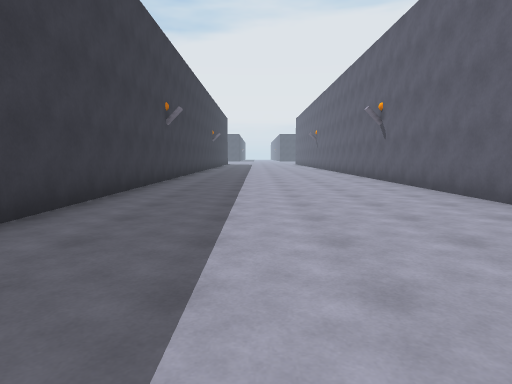
view 1 (above)

21 first-person views from a walk through a scene from a Unity 3-D project. The camera is 1.3 m above the floor, tilts 6° down and sees 75° across. The floor is counted in squares, 2 m on a side. Each view is taken from the middle of a square. On the plan, view 1 faces up. The plan holds only what a view shows up to about 10 squares ahead; the rest is blank. The place goes on beyond the plan. The player is left out.

view 2
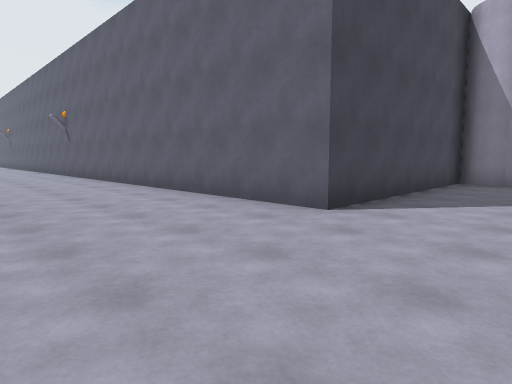

view 3
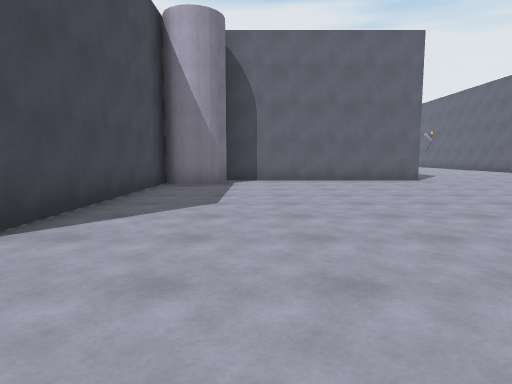

view 4
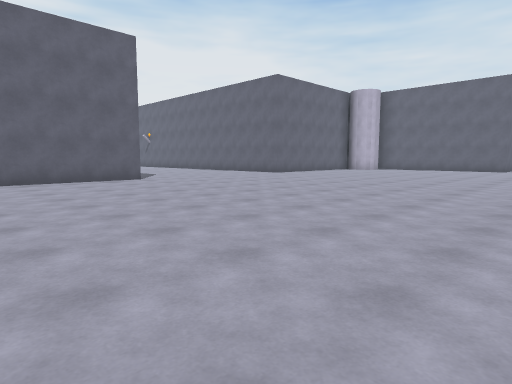

view 5
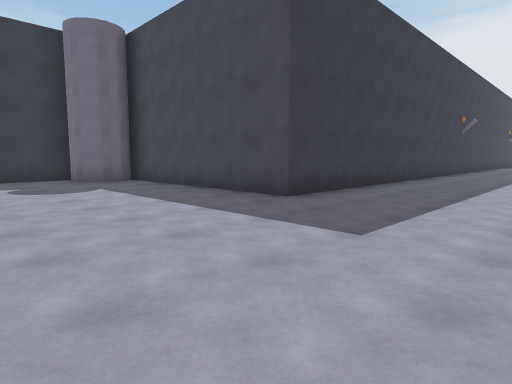

view 6
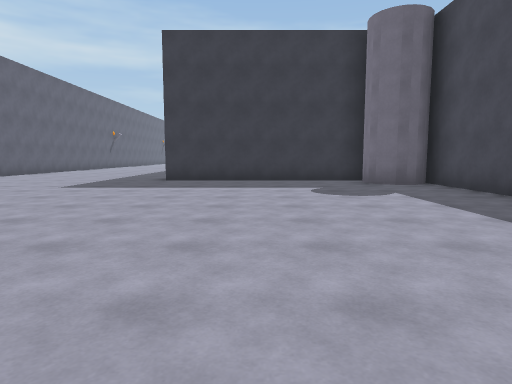

view 7
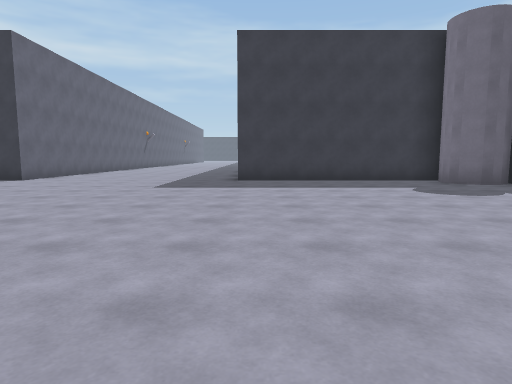

view 8
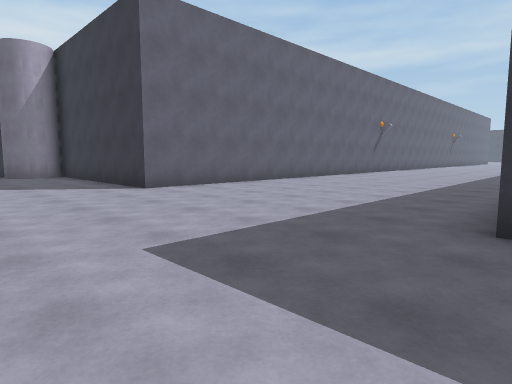

view 9
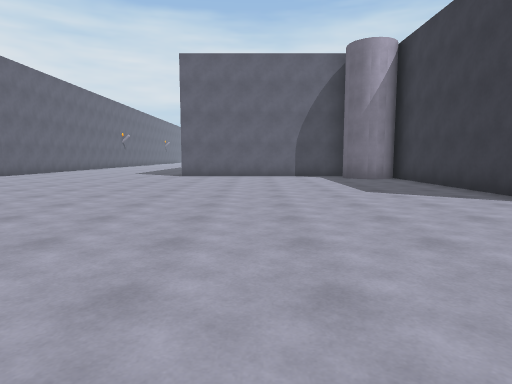

view 10
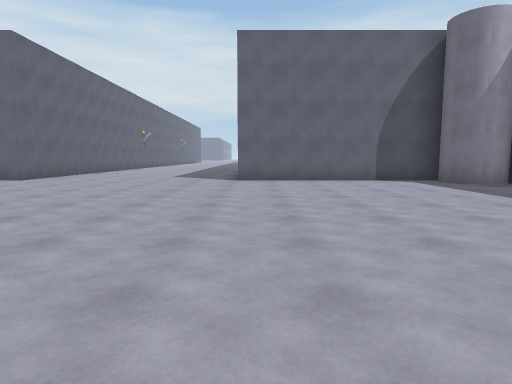

view 11
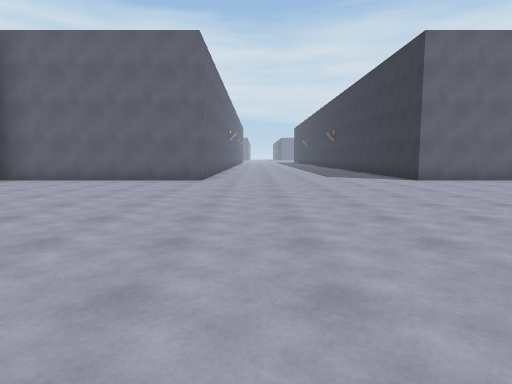

view 12
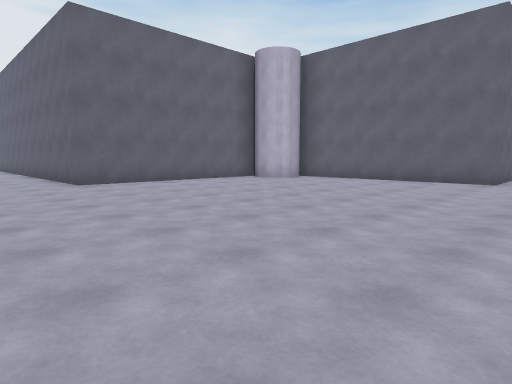

view 13
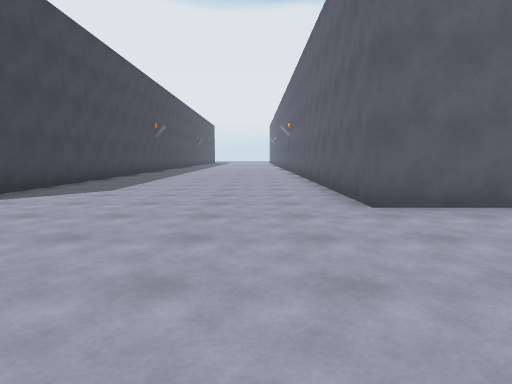

view 14
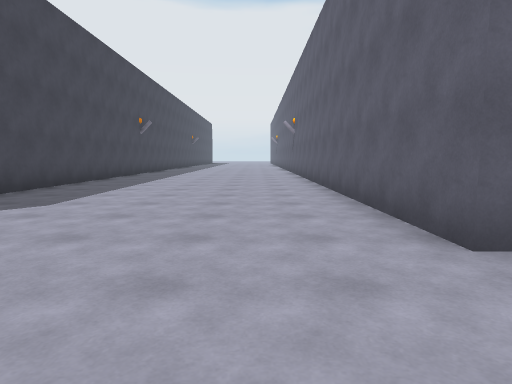

view 15
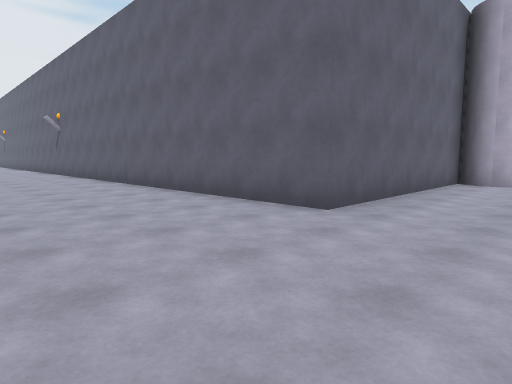

view 16
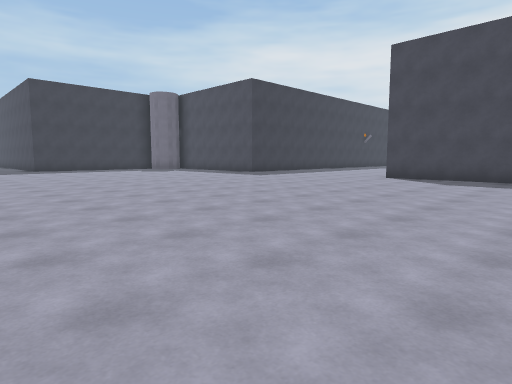

view 17
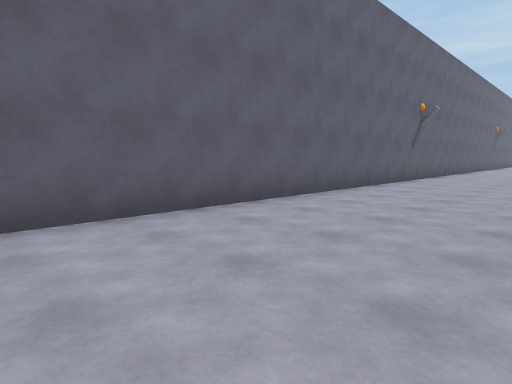

view 18
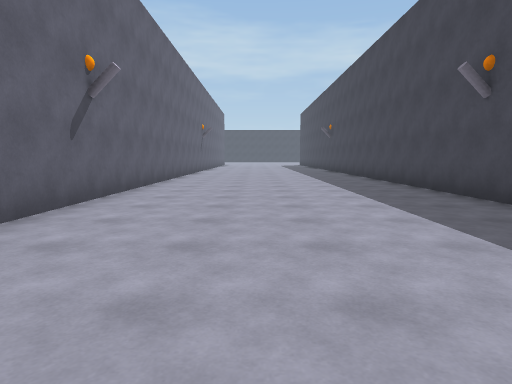

view 19
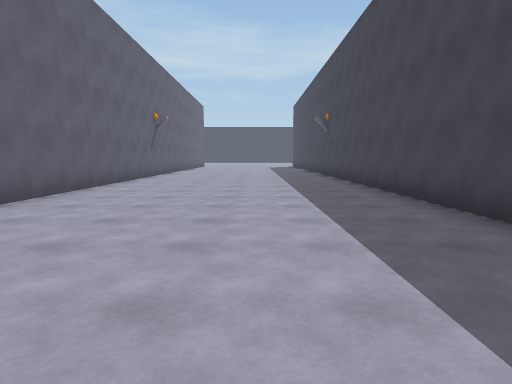

view 20
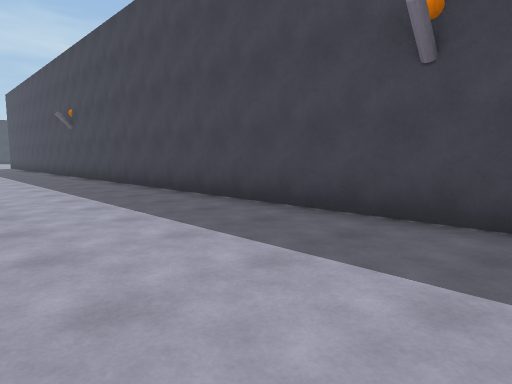

view 21
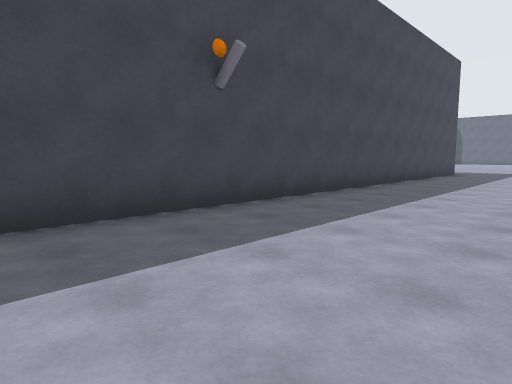

### Floor plan
Points are (right, up) in squares from view 1. A wall is a line through its corners. A room is listed if a view was taken in it or the views show most of it. See-through windows are left out.
Room 1 (views 1, 2, 3, 4, 5, 6, 7, 8, 9, 10, 11, 12, 13, 14, 15, 16, 17, 18, 19, 20, 21)
walls: (-9.3, -1.9) (-9.3, -7.5); (-12.2, -7.5) (-29.5, -7.5); (10.2, -7.6) (10.2, -2.1); (-8.1, -20.3) (-2.5, -20.3) (-2.5, -21.1); (3.5, -21.5) (3.5, -20.3) (9.1, -20.3); (9.5, -0.7) (3.5, -0.7) (3.5, 10.1); (10.2, -19.5) (10.2, -13.5) (18.5, -13.5); (-2.5, 10.1) (-2.5, -0.7) (-8.4, -0.7); (18.1, -7.5) (11.8, -7.5); (-29.1, -13.5) (-9.3, -13.5) (-9.3, -19.2)

Where each view was taken, in squares from view 1:
view 1: 0 up, 0 right, facing up
view 2: 3 down, 0 right, facing up-right
view 3: 3 down, 1 right, facing right
view 4: 3 down, 1 right, facing down-right
view 5: 5 down, 1 right, facing up-left
view 6: 5 down, 0 right, facing left
view 7: 7 down, 0 right, facing left
view 8: 7 down, 6 left, facing down-left
view 9: 9 down, 5 left, facing down
view 10: 11 down, 3 left, facing down
view 11: 11 down, 2 right, facing down
view 12: 11 down, 2 right, facing down-right
view 13: 12 down, 6 right, facing right
view 14: 12 down, 8 right, facing right
view 15: 10 down, 8 right, facing down-right
view 16: 11 down, 8 right, facing up-left
view 17: 10 down, 10 left, facing down-left
view 18: 11 down, 15 left, facing left
view 19: 10 down, 19 left, facing left
view 20: 11 down, 19 left, facing up-left
view 21: 11 down, 23 left, facing up-right
